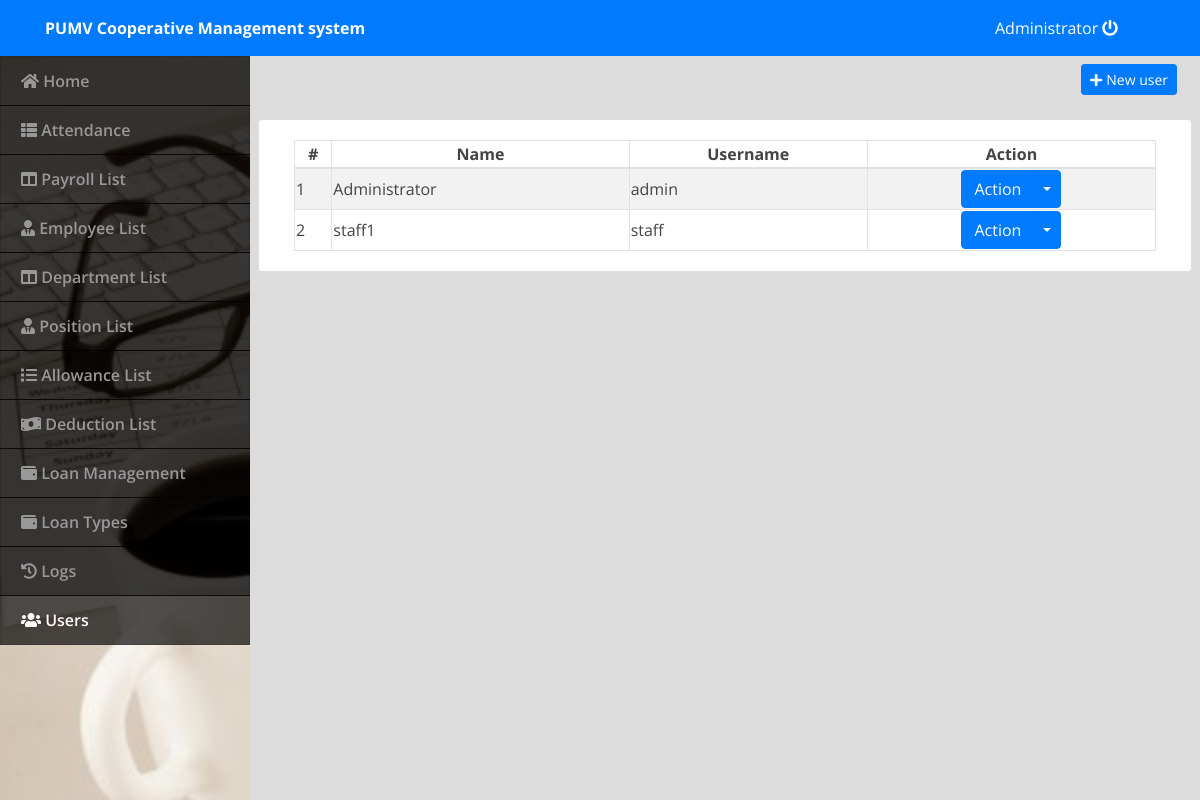
The app's page /index.php?page=users (signed in) with its own data.
### tables this page shows
CREATE TABLE `users` (
  `id` int(30) NOT NULL,
  `doctor_id` int(30) NOT NULL,
  `name` varchar(200) NOT NULL,
  `address` text NOT NULL,
  `contact` text NOT NULL,
  `username` varchar(100) NOT NULL,
  `password` varchar(200) NOT NULL,
  `type` tinyint(1) NOT NULL DEFAULT 2 COMMENT '1=admin , 2 = staff'
);

### users.php (the view, shortened to what this page needs)
<div class="container-fluid">
	<div class="row">
	<div class="col-lg-12">
			<button class="btn btn-primary float-right btn-sm" id="new_user"><i class="fa fa-plus"></i> New user</button>
	</div>
	</div>
	<br>
	<div class="row">
		<div class="card col-lg-12">
			<div class="card-body">
				<table class="table-striped table-bordered col-md-12">
			<thead>
				<tr>
					<th class="text-center">#</th>
					<th class="text-center">Name</th>
					<th class="text-center">Username</th>
					<th class="text-center">Action</th>
				</tr>
			</thead>
			<tbody>
				<?php
 					include 'db_connect.php';
 					$users = $conn->query("SELECT * FROM users order by name asc");
 					$i = 1;
 					while($row= $users->fetch_assoc()):
				 ?>
				 <tr>
				 	<td>
				 		<?php echo $i++ ?>
				 	</td>
				 	<td>
				 		<?php echo $row['name'] ?>
				 	</td>
				 	<td>
				 		<?php echo $row['username'] ?>
				 	</td>
				 	<td>
				 		<center>
								<div class="btn-group">
								  <button type="button" class="btn btn-primary">Action</button>
								  <button type="button" class="btn btn-primary dropdown-toggle dropdown-toggle-split" data-toggle="dropdown" aria-haspopup="true" aria-expanded="false">
								  </button>
								</div>
								</center>
				 	</td>
				 </tr>
				<?php endwhile; ?>
			</tbody>
		</table>
			</div>
		</div>
	</div>
</div>

### assets/css/style.css (style rules this page uses)
body { font-family: "Open Sans", sans-serif; color: #444444; width: 100%; height: calc(100%); }

### index.php (style rules this page uses)
body { background: #80808045; }

### records on screen
users: name "Administrator", username "admin"
users: name "staff1", username "staff"

### other values on screen
$_SESSION['login_name'] "Administrator"
